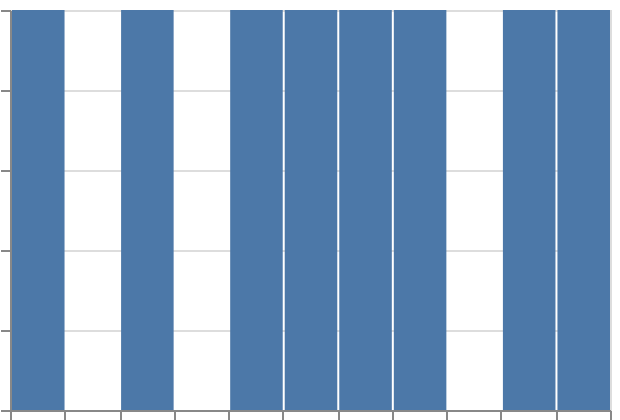

Describe this chart as a Vega-Lite specification.
### Vega-Lite specification from a JSON file in a GitHub repository (floating-point values rounded to 4 significant figures)
{"$schema": "https://vega.github.io/schema/vega-lite/v6.json", "padding": 5, "autosize": "none", "width": 300, "height": 200, "data": {"name": "table", "values": [{"c": "A", "g": "p", "x": 1, "y": 2, "v": 5, "t": "2024-01-15", "o": {"v": 3}, "IMDB Rating": 6.1, "d": "x1"}, {"c": "B", "g": "q", "x": 2, "y": 4, "v": 9, "t": "2024-02-20", "o": {"v": 7}, "IMDB Rating": 7.4, "d": "x2"}, {"c": "A", "g": "q", "x": 3, "y": 3, "v": 2, "t": "2024-03-05", "o": {"v": 1}, "IMDB Rating": 5.2, "d": "x1"}, {"c": "C", "g": "p", "x": 4, "y": 6, "v": 7, "t": "2024-05-30", "o": {"v": 4}, "IMDB Rating": 8.8, "d": "x3"}, {"c": "B", "g": "p", "x": 5, "y": 5, "v": 4, "t": "2024-07-11", "o": {"v": 9}, "IMDB Rating": 6.9, "d": "x2"}, {"c": "C", "g": "q", "x": 6, "y": 8, "v": 6, "t": "2024-09-02", "o": {"v": 2}, "IMDB Rating": 7.7, "d": "x3"}, {"c": "A", "g": "p", "x": 7, "y": 7, "v": 8, "t": "2024-11-25", "o": {"v": 5}, "IMDB Rating": 4.4, "d": "x1"}, {"c": "B", "g": "q", "x": 8, "y": 9, "v": 3, "t": "2024-12-31", "o": {"v": 8}, "IMDB Rating": 9.1, "d": "x2"}]}, "mark": "bar", "encoding": {"x": {"field": "IMDB Rating", "type": "quantitative", "bin": true}, "y": {"aggregate": "count", "type": "quantitative"}}}
